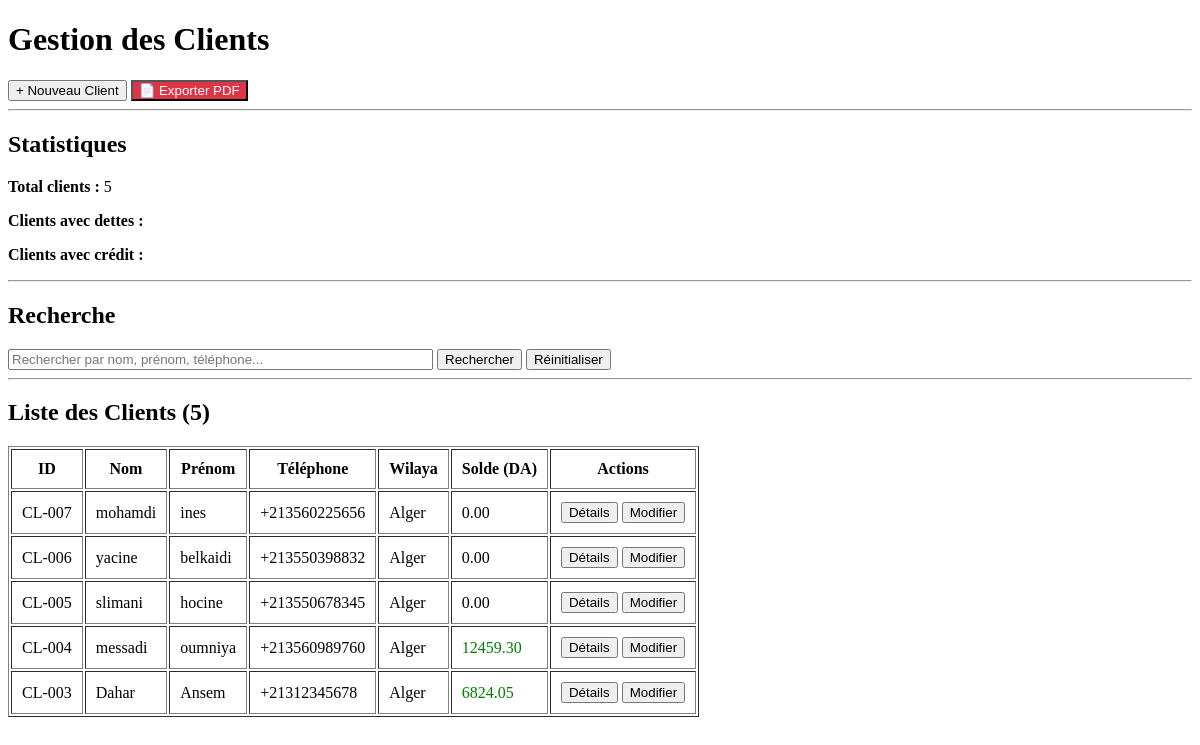
Before: /clients/ with the older database file.
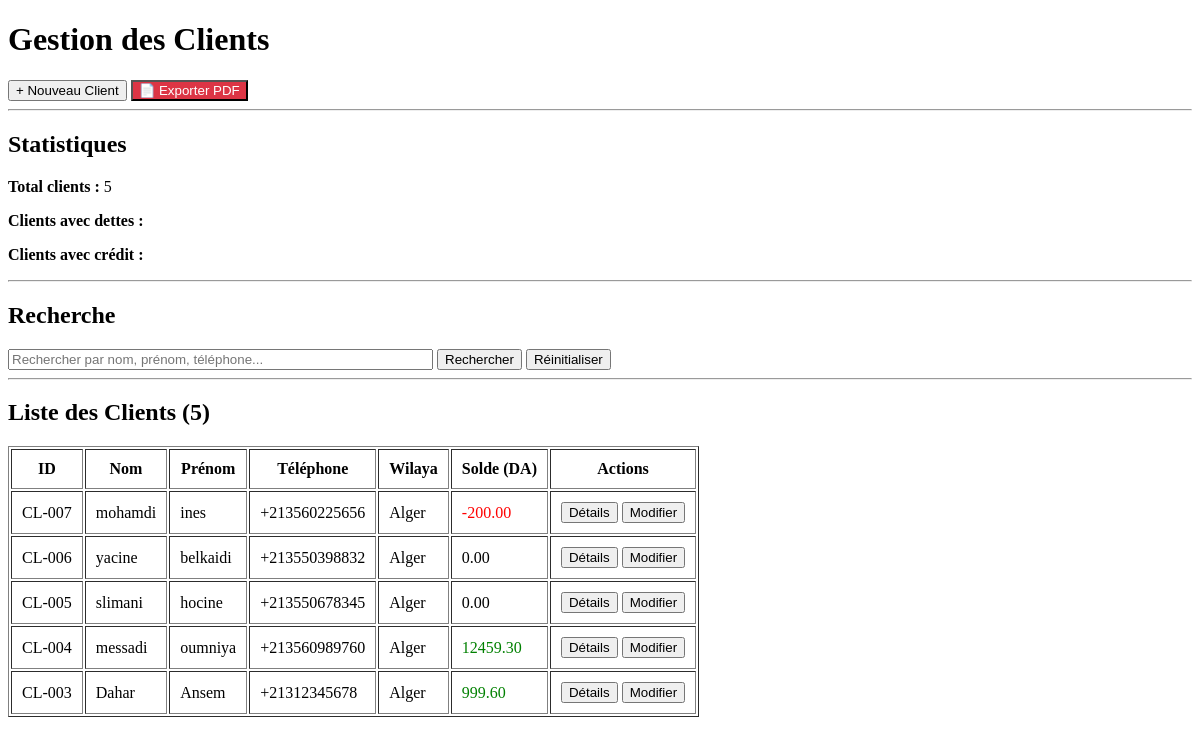
After: the same page with the newer database file.
### app1/models.py (models this page shows, shortened)
class Client(models.Model):
    nom = models.CharField(max_length=20)
    prenom = models.CharField(max_length=20)
    date_naissance = models.DateField(default='2000-01-01')
    telephone = PhoneNumberField(region='DZ', unique=True)
    email = models.EmailField(blank=True, null=True)
    adresse = models.TextField(blank=True, null=True)
    ville = models.CharField(max_length=100, blank=True, null=True)
    wilaya = models.CharField(max_length=100, blank=True, null=True)
    solde = models.DecimalField(max_digits=12, decimal_places=2, default=0.00)
    date_inscription = models.DateTimeField(auto_now_add=True)
    date_modification = models.DateTimeField(auto_now=True)
    remarques = models.TextField(blank=True, null=True)
    compensation_autorisee = models.BooleanField(default=True,help_text="Autoriser la compensation automatique du crédit sur les factures")

### app1/views.py (the view)
# urls.py: path('clients/', views.liste_clients, name='liste_clients'),
def liste_clients(request):
    search = request.GET.get('search', '')
    if search:
        clients = Client.objects.filter(
            Q(nom__icontains=search) |
            Q(prenom__icontains=search) |
            Q(telephone__icontains=search) |
            Q(email__icontains=search) |
            Q(ville__icontains=search) |
            Q(wilaya__icontains=search)
        ).order_by('-date_inscription')
    else:
        clients = Client.objects.all().order_by('-date_inscription')
    stats = {
        'total_clients': Client.objects.count(),
        'clients_avec_solde': Client.objects.filter(solde__gt=0).count(),
        'solde_total': Client.objects.aggregate(Sum('solde'))['solde__sum'] or 0,
    }
    return render(request, 'clients/liste.html', {
        'clients': clients,
        'search': search,
        'stats': stats,
    })

### app1/templates/clients/liste.html (shortened to what this page needs)
<!DOCTYPE html>
<html lang="fr">
<head>
</head>
<body>
    <h1>Gestion des Clients</h1>
    <a href="{% url 'creer_client' %}"><button>+ Nouveau Client</button></a>
    <a href="{% url 'exporter_clients_pdf' %}"><button style="background: #dc3545; color: white;">📄 Exporter PDF</button></a>
    <hr>
    <h2>Statistiques</h2>
    <p><strong>Total clients :</strong> {{ stats.total_clients }}</p>
    <p><strong>Clients avec dettes :</strong> {{ stats.clients_dettes }}</p>
    <p><strong>Clients avec crédit :</strong> {{ stats.clients_credit }}</p>
    <hr>
    <h2>Recherche</h2>
    <form method="GET">
        <input
            type="text"
            name="search"
            placeholder="Rechercher par nom, prénom, téléphone..."
            value="{{ search }}"
            size="50"
        >
        <button type="submit">Rechercher</button>
        <a href="{% url 'liste_clients' %}"><button type="button">Réinitialiser</button></a>
    </form>
    <hr>
    <h2>Liste des Clients ({{ clients.count }})</h2>
    {% if clients %}
    <table border="1" cellpadding="10">
        <thead>
            <tr>
                <th>ID</th>
                <th>Nom</th>
                <th>Prénom</th>
                <th>Téléphone</th>
                <th>Wilaya</th>
                <th>Solde (DA)</th>
                <th>Actions</th>
            </tr>
        </thead>
        <tbody>
            {% for client in clients %}
            <tr>
                <td>CL-{{ client.id|stringformat:"03d" }}</td>
                <td>{{ client.nom }}</td>
                <td>{{ client.prenom }}</td>
                <td>{{ client.telephone }}</td>
                <td>{{ client.wilaya|default:"-" }}</td>
                <td
                {% if client.solde > 0 %}
                    style="color: green;"
                {% elif client.solde < 0 %}
                    style="color: red;"
                {% endif %}
                >
                    {{ client.solde|floatformat:2 }}
                </td>
                <td>
                    <a href="{% url 'detail_client' client.id %}"><button>Détails</button></a>
                    <a href="{% url 'modifier_client' client.id %}"><button>Modifier</button></a>
                </td>
            </tr>
            {% endfor %}
        </tbody>
    </table>
    {% else %}
    <p>Aucun client trouvé.</p>
    {% endif %}
</body>
</html>

Changed rows visible on the page:
changed Client "mohamdi": solde "0.00" → "-200.00"
changed Client "Dahar": solde "6824.05" → "999.60"
